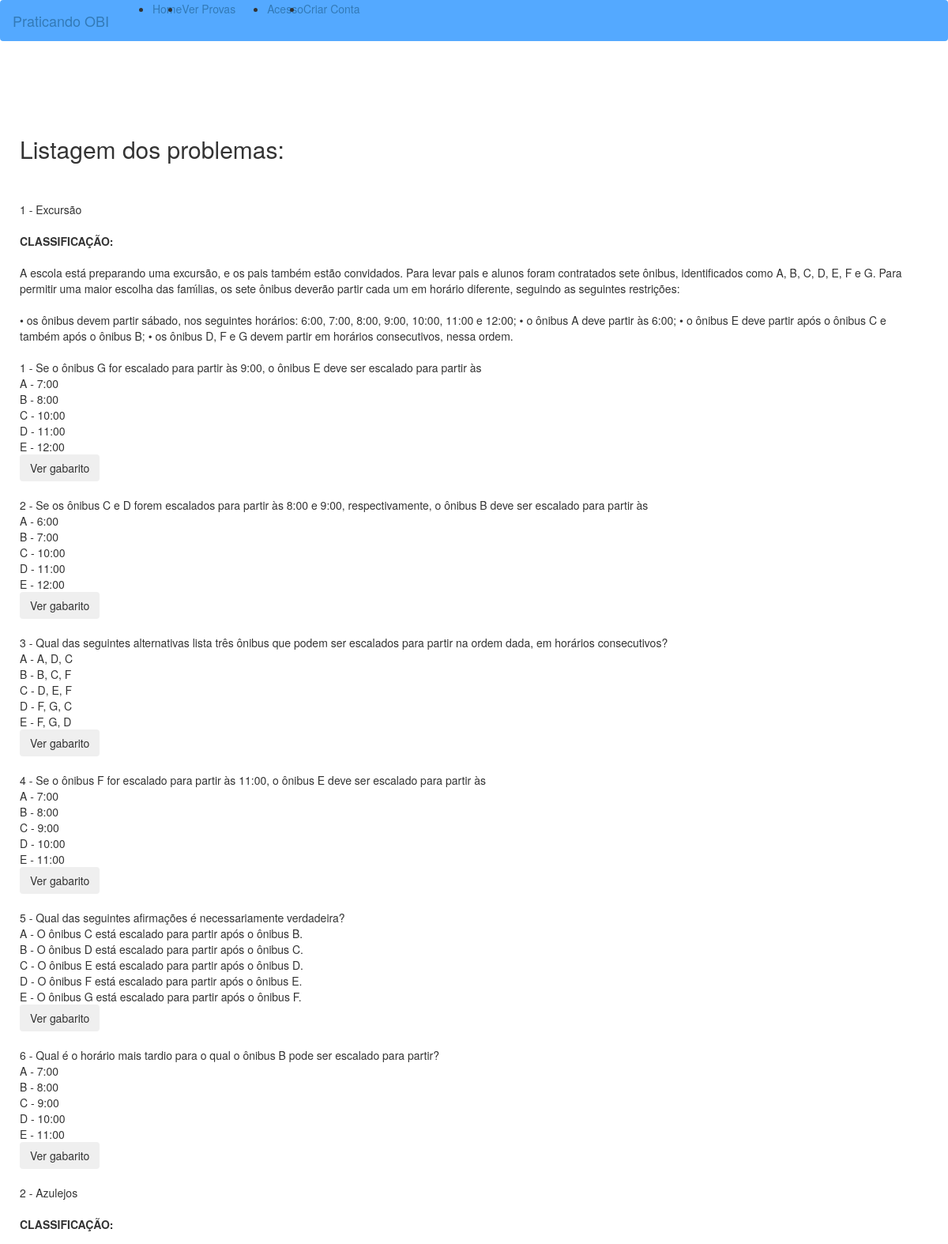
The page /provas/3/problemas/ (upper part) on the database its author committed.
### provasobi/models.py (models this page shows)
class Problema(models.Model):
    codproblema = models.AutoField(db_column='codProblema', primary_key=True)
    numeroproblema = models.IntegerField(db_column='numeroProblema', blank=True, null=True)
    tituloproblema = models.CharField(db_column='tituloProblema', max_length=100, blank=True, null=True)
    enunciadoproblema = models.CharField(db_column='enunciadoProblema', max_length=500, blank=True, null=True)
    regrasproblema = models.CharField(db_column='regrasProblema', max_length=500, blank=True, null=True)
    imgproblema = models.CharField(db_column='imgProblema', max_length=300, blank=True, null=True, default='')
    codprova = models.ForeignKey('Prova', models.DO_NOTHING, db_column='codProva', blank=True, null=True)
    classificacao = models.ManyToManyField('Classificacao', blank=True)
    class Meta:
        managed = True
        db_table = 'problema'

class Questao(models.Model):
    codquestao = models.IntegerField(db_column='codQuestao', primary_key=True)  # Field name made lowercase.
    numeroquestao = models.IntegerField(db_column='numeroQuestao', blank=True, null=True)  # Field name made lowercase.
    enunciadoquestao = models.CharField(db_column='enunciadoQuestao', max_length=100, blank=True, null=True)  # Field name made lowercase.
    gabaritoquestao = models.CharField(db_column='gabaritoQuestao', max_length=10, blank=True, null=True)
    imgquestao = models.CharField(db_column='imgQuestao', max_length=300, blank=True, null=True, default='')
    codproblema = models.ForeignKey(Problema, models.DO_NOTHING, db_column='codProblema', blank=True, null=True, related_name="cod_problemas_questao")
    class Meta:
        managed = True
        db_table = 'questao'
        verbose_name_plural = 'Questões'
        verbose_name = 'Questão'

class Alternativa(models.Model):
    codalternativa = models.IntegerField(db_column='codAlternativa', primary_key=True)  # Field name made lowercase.
    letraalternativa = models.CharField(db_column='letraAlternativa', max_length=100, blank=True, null=True)  # Field name made lowercase.
    textoalternativa = models.CharField(db_column='textoAlternativa', max_length=100, blank=True, null=True)  # Field name made lowercase.
    codquestao = models.ForeignKey('Questao', models.DO_NOTHING, db_column='codQuestao', blank=True, null=True)  # Field name made lowercase.
    class Meta:
        managed = True
        db_table = 'alternativa'

### provasobi/views.py (the view)
# urls.py: path('<int:pk>/problemas/', problemas, name='url_prob'),
def problemas(request, pk):
    problemas = Problema.objects.all().select_related('codprova').filter(codprova=pk)
    id_prob = []
    for p in problemas:
        id_prob.append(p)
    questoes = Questao.objects.all().select_related('codproblema').filter(codproblema__in=id_prob).order_by('numeroquestao')#.filter(codproblema__in=id_questoes)
    id_questoes = []
    for q in questoes:
         id_questoes.append(q)
    alternativas = Alternativa.objects.all().select_related('codquestao').filter(codquestao__in=id_questoes)
    return render(request, 'problemas.html', {'problemas': problemas, 'questoes': questoes, 'alternativas' : alternativas})

### templates/problemas.html (shortened to what this page needs)
{% extends 'base.html' %}
{% load static %}
{% block container %}
<h2>Listagem dos problemas:</h2>
<br>
    {% for prob in problemas %}
        <br>{{ prob.numeroproblema }} - {{prob.tituloproblema}}<br/>
        <br><b>CLASSIFICAÇÃO:</b>
        <br/><br/>{{prob.enunciadoproblema}}</br>
        {% if prob.regrasproblema %}
            <br/>{{prob.regrasproblema}}<br/>
        {% endif %}
        {% if prob.imgproblema %}
            {% load static %}
        {% endif %}
        {% for q in questoes %}
            {% if q.codproblema.codproblema == prob.codproblema %}
                <br>{{ q.numeroquestao }} - {{q.enunciadoquestao}}</br>
                {% if q.imgquestao %}
                    {% load static %}
                {% endif %}
                {% for a in alternativas %}
                    {% if a.codquestao.codquestao == q.codquestao %}
                        {{a.letraalternativa}} - {{a.textoalternativa}}</br>
                    {% endif %}
                {% endfor %}
             <button class="btn btn-outline-success" onclick="myFunction('{{q.codquestao}}')">Ver gabarito</button><br/>
            {% endif %}
        {% endfor %}
    {% endfor%}
{% endblock %}

### templates/base.html (shortened to what this page needs)
<!DOCTYPE html>
{% load static %}
<html lang="en">
    <head>
        <link href="{% static 'admin/css/bootstrap.css' %}" rel="stylesheet">
    </head>
    <body style="background-color: ">
    <div id="wrapper" class="animate">
    <nav class="navbar header-top fixed-top navbar-expand-lg  navbar-light" style="background-color: #54a9ff;">
        <a class="navbar-brand" href="#"> Praticando OBI</a>
        <div class="collapse navbar-collapse" id="navbarText">
        <ul class="navbar-nav animate side-nav">
          <li class="nav-item">
            <a class="nav-link" href="{% url 'home' %}">Home
            </a>
          </li>
          <li class="nav-item">
            <a class="nav-link" href="{% url 'provas_obi:url_provas' %}">Ver Provas</a>
          </li>
        </ul>
        <ul class="navbar-nav ml-md-auto d-md-flex">
            {% if user.is_authenticated %}
                <li class="nav-item">
                    <a class="nav-link" href="{% url 'usuarios_obi:logout_perfil' %}">Sair</a>
                </li>
            {% else %}
            <li class="nav-item">
            <a class="nav-link" href="{% url 'usuarios_obi:login_perfil' %}">Acesso
            </a>
            </li>
            <li class="nav-item">
            <a class="nav-link" href="{% url 'usuarios_obi:cadastro_perfil' %}">Criar Conta
            </a>
            </li>
            {% endif %}
        </ul>
      </div>
    </nav>
        <div style="margin-left: 10px; margin-top: 100px; margin-bottom:50px;" class="container" >
            {% block container %}
            {% endblock %}
        </div>
  </div>
    </body>
</html>

### rows shown on the page
Problema: numeroproblema "1", tituloproblema "Excursão", enunciadoproblema "A escola está preparando uma excursão, e os pais também estão convidados. Para levar pais e alunos foram contratados sete ônibus, identificados como A, B, C, D, E, F e G. Para permitir uma maior escolha das famı́lias, os sete ônibus deverão partir cada um em horário diferente, seguindo as seguintes restrições:", regrasproblema "• os ônibus devem partir sábado, nos seguintes horários: 6:00, 7:00, 8:00, 9:00, 10:00, 11:00 e 12:00; • o ônibus A deve partir às 6:00; • o ônibus E deve partir após o ônibus C e também após o ônibus B; • os ônibus D, F e G devem partir em horários consecutivos, nessa ordem."
Questao: numeroquestao "1", enunciadoquestao "Se o ônibus G for escalado para partir às 9:00, o ônibus E deve ser escalado para partir às"
Alternativa: letraalternativa "A", textoalternativa "7:00"
Alternativa: letraalternativa "B", textoalternativa "8:00"
Alternativa: letraalternativa "C", textoalternativa "10:00"
Alternativa: letraalternativa "D", textoalternativa "11:00"
Alternativa: letraalternativa "E", textoalternativa "12:00"
Questao: numeroquestao "2", enunciadoquestao "Se os ônibus C e D forem escalados para partir às 8:00 e 9:00, respectivamente, o ônibus B deve ser escalado para partir às"
Alternativa: letraalternativa "A", textoalternativa "6:00"
Alternativa: letraalternativa "B", textoalternativa "7:00"
Alternativa: letraalternativa "C", textoalternativa "10:00"
Alternativa: letraalternativa "D", textoalternativa "11:00"
Alternativa: letraalternativa "E", textoalternativa "12:00"
Questao: numeroquestao "3", enunciadoquestao "Qual das seguintes alternativas lista três ônibus que podem ser escalados para partir na ordem dada, em horários consecutivos?"
Alternativa: letraalternativa "A", textoalternativa "A, D, C"
Alternativa: letraalternativa "B", textoalternativa "B, C, F"
Alternativa: letraalternativa "C", textoalternativa "D, E, F"
Alternativa: letraalternativa "D", textoalternativa "F, G, C"
Alternativa: letraalternativa "E", textoalternativa "F, G, D"
Questao: numeroquestao "4", enunciadoquestao "Se o ônibus F for escalado para partir às 11:00, o ônibus E deve ser escalado para partir às"
Alternativa: letraalternativa "A", textoalternativa "7:00"
Alternativa: letraalternativa "B", textoalternativa "8:00"
Alternativa: letraalternativa "C", textoalternativa "9:00"
Alternativa: letraalternativa "D", textoalternativa "10:00"
Alternativa: letraalternativa "E", textoalternativa "11:00"
Questao: numeroquestao "5", enunciadoquestao "Qual das seguintes afirmações é necessariamente verdadeira?"
Alternativa: letraalternativa "A", textoalternativa "O ônibus C está escalado para partir após o ônibus B."
Alternativa: letraalternativa "B", textoalternativa "O ônibus D está escalado para partir após o ônibus C."
Alternativa: letraalternativa "C", textoalternativa "O ônibus E está escalado para partir após o ônibus D."
Alternativa: letraalternativa "D", textoalternativa "O ônibus F está escalado para partir após o ônibus E."
Alternativa: letraalternativa "E", textoalternativa "O ônibus G está escalado para partir após o ônibus F."
Questao: numeroquestao "6", enunciadoquestao "Qual é o horário mais tardio para o qual o ônibus B pode ser escalado para partir?"
Alternativa: letraalternativa "A", textoalternativa "7:00"
Alternativa: letraalternativa "B", textoalternativa "8:00"
Alternativa: letraalternativa "C", textoalternativa "9:00"
Alternativa: letraalternativa "D", textoalternativa "10:00"
Alternativa: letraalternativa "E", textoalternativa "11:00"
Problema: numeroproblema "2", tituloproblema "Azulejos"
